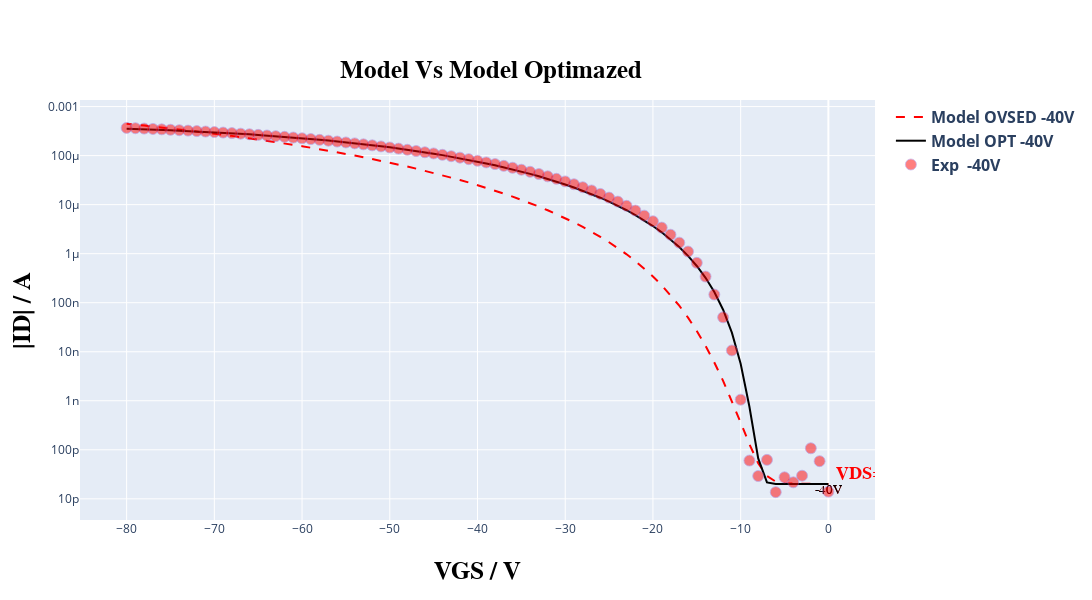
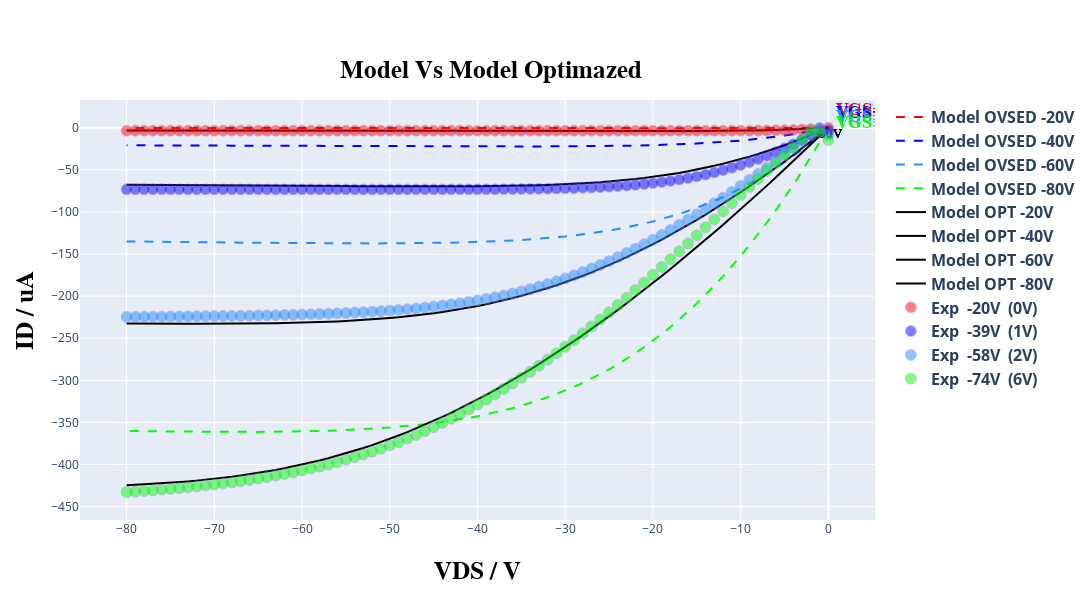

Here is the notebook cell these charts were saved with, in order:
### Markdown cell above
---
## **Comparing** ✅
---
This section aims to evaluate the model's performance relative to the initial data. Visual observation allows assessing whether the model significantly outperformed the initial coefficients.

In this section, simply execute the cells below; no explicit modifications are required.

### Code cell
# @title #### **Print grafics plots of model Optimizad and model data.** { run: "auto" }
# @markdown ### ***Choice the plot that you want to view:***
# @markdown ---
option = 'Show both curves comp' # @param ["Show Transfer curve opt", "Show output curve opt", "Show both curves opt", "Show Transfer curve comp", "Show output curve comp", "Show both curves comp"]

model_opt = create_optimized_model(read, TFTModel, n_points, type_curve_plot, coeff_opt, input_voltage, Vv, load_idleak, width_t, count_transfer, tp_tst, settings['experimental_data_scale_transfer'], settings['current_typic'], resistance, current)

in_model_data_opt, in_exp_data_opt, out_model_data_opt, out_exp_data_opt, in_model_data_comp, in_exp_data_comp, out_model_data_comp, out_exp_data_comp = get_model_data(read, count_transfer, count_output, Vv, Id, model_opt, model, compare=True)

plot_curves(option, plot, list_tension, list_tension_shift, count_transfer, in_model_data_comp, out_model_data_comp, in_exp_data_comp, out_exp_data_comp, shift_list, settings['select_files'], settings['current_typic'], type_curve_plot, compare=True)

read.compute_relative_distance(Id, model_opt)
print('\n\n')

### Figure 1 — Plotly figure (JSON) as saved in the notebook; plotly's stock layout.template omitted (floating-point values rounded to 4 significant figures)
{"data": [{"line": {"color": "rgb(255, 0, 0)", "dash": "dash"}, "mode": "lines+text", "name": "<b>Model OVSED<b> <b>-40V<b>", "text": ["-40V"], "textfont": {"color": "rgb(255, 0, 0)", "family": "Times New Roman", "size": 13}, "textposition": "bottom center", "type": "scatter", "x": [0, -1, -2, -3, -4, -5, -6, -7, -8, -9, -10, -11, -12, -13, -14, -15, -16, -17, -18, -19, -20, -21, -22, -23, -24, -25, -26, -27, -28, -29, -30, -31, -32, -33, -34, -35, -36, -37, -38, -39, -40, -41, -42, -43, -44, -45, -46, -47, -48, -49, -50, -51, -52, -53, -54, -55, -56, -57, -58, -59, -60, -61, -62, -63, -64, -65, -66, -67, -68, -69, -70, -71, -72, -73, -74, -75, -76, -77, -78, -79, -80], "y": [2e-11, 2e-11, 2.001e-11, 2.004e-11, 2.016e-11, 2.063e-11, 2.247e-11, 2.926e-11, 5.296e-11, 1.3e-10, 3.608e-10, 9.908e-10, 2.55e-09, 6.045e-09, 1.317e-08, 2.65e-08, 4.956e-08, 8.686e-08, 1.439e-07, 2.269e-07, 3.43e-07, 4.999e-07, 7.06e-07, 9.704e-07, 1.302e-06, 1.712e-06, 2.21e-06, 2.807e-06, 3.514e-06, 4.344e-06, 5.307e-06, 6.416e-06, 7.683e-06, 9.121e-06, 1.074e-05, 1.256e-05, 1.459e-05, 1.684e-05, 1.932e-05, 2.206e-05, 2.505e-05, 2.831e-05, 3.186e-05, 3.57e-05, 3.985e-05, 4.432e-05, 4.912e-05, 5.426e-05, 5.975e-05, 6.56e-05, 7.181e-05, 7.84e-05, 8.538e-05, 9.274e-05, 0.0001005, 0.0001087, 0.0001172, 0.0001262, 0.0001356, 0.0001454, 0.0001557, 0.0001664, 0.0001774, 0.000189, 0.0002009, 0.0002132, 0.000226, 0.0002392, 0.0002528, 0.0002668, 0.0002812, 0.000296, 0.0003111, 0.0003267, 0.0003426, 0.0003589, 0.0003755, 0.0003925, 0.0004098, 0.0004274, 0.0004452]}, {"line": {"color": "black", "dash": "solid"}, "mode": "lines+text", "name": "<b>Model OPT<b> <b>-40V<b>", "text": ["-40V"], "textfont": {"color": "black", "family": "Times New Roman", "size": 13}, "textposition": "bottom center", "type": "scatter", "x": [0, -1, -2, -3, -4, -5, -6, -7, -8, -9, -10, -11, -12, -13, -14, -15, -16, -17, -18, -19, -20, -21, -22, -23, -24, -25, -26, -27, -28, -29, -30, -31, -32, -33, -34, -35, -36, -37, -38, -39, -40, -41, -42, -43, -44, -45, -46, -47, -48, -49, -50, -51, -52, -53, -54, -55, -56, -57, -58, -59, -60, -61, -62, -63, -64, -65, -66, -67, -68, -69, -70, -71, -72, -73, -74, -75, -76, -77, -78, -79, -80], "y": [2e-11, 2e-11, 2e-11, 2e-11, 2e-11, 2e-11, 2.005e-11, 2.167e-11, 6.677e-11, 7.54e-10, 5.691e-09, 2.455e-08, 7.201e-08, 1.651e-07, 3.217e-07, 5.608e-07, 9.014e-07, 1.363e-06, 1.964e-06, 2.724e-06, 3.66e-06, 4.79e-06, 6.129e-06, 7.692e-06, 9.493e-06, 1.154e-05, 1.385e-05, 1.643e-05, 1.928e-05, 2.242e-05, 2.584e-05, 2.955e-05, 3.354e-05, 3.782e-05, 4.239e-05, 4.724e-05, 5.237e-05, 5.777e-05, 6.343e-05, 6.934e-05, 7.55e-05, 8.19e-05, 8.851e-05, 9.534e-05, 0.0001024, 0.0001096, 0.0001169, 0.0001244, 0.0001321, 0.0001398, 0.0001477, 0.0001556, 0.0001636, 0.0001716, 0.0001796, 0.0001877, 0.0001957, 0.0002037, 0.0002117, 0.0002195, 0.0002274, 0.0002351, 0.0002427, 0.0002502, 0.0002575, 0.0002648, 0.0002718, 0.0002788, 0.0002856, 0.0002922, 0.0002986, 0.0003049, 0.0003111, 0.000317, 0.0003228, 0.0003284, 0.0003339, 0.0003392, 0.0003443, 0.0003493, 0.0003541]}, {"marker": {"color": "rgb(255, 0, 0)", "line": {"color": "MediumPurple", "width": 0.8}, "opacity": 0.5, "size": 11}, "mode": "markers+text", "name": "<b>Exp <b> <b>-40V<b>", "text": ["<b>VDS<b>=-40V"], "textfont": {"color": "rgb(255, 0, 0)", "family": "Times New Roman", "size": 18}, "textposition": "top right", "type": "scatter", "x": [0, -1, -2, -3, -4, -5, -6, -7, -8, -9, -10, -11, -12, -13, -14, -15, -16, -17, -18, -19, -20, -21, -22, -23, -24, -25, -26, -27, -28, -29, -30, -31, -32, -33, -34, -35, -36, -37, -38, -39, -40, -41, -42, -43, -44, -45, -46, -47, -48, -49, -50, -51, -52, -53, -54, -55, -56, -57, -58, -59, -60, -61, -62, -63, -64, -65, -66, -67, -68, -69, -70, -71, -72, -73, -74, -75, -76, -77, -78, -79, -80], "y": [1.399e-11, 5.865e-11, 1.076e-10, 2.964e-11, 2.174e-11, 2.748e-11, 1.371e-11, 6.235e-11, 2.923e-11, 6.037e-11, 1.054e-09, 1.063e-08, 5.042e-08, 1.468e-07, 3.417e-07, 6.505e-07, 1.105e-06, 1.676e-06, 2.436e-06, 3.402e-06, 4.578e-06, 5.968e-06, 7.592e-06, 9.455e-06, 1.153e-05, 1.391e-05, 1.656e-05, 1.947e-05, 2.265e-05, 2.606e-05, 2.974e-05, 3.365e-05, 3.78e-05, 4.216e-05, 4.677e-05, 5.155e-05, 5.657e-05, 6.178e-05, 6.717e-05, 7.262e-05, 7.852e-05, 8.462e-05, 9.087e-05, 9.73e-05, 0.0001039, 0.0001107, 0.000117, 0.0001242, 0.0001315, 0.0001389, 0.0001464, 0.0001541, 0.0001618, 0.0001697, 0.0001775, 0.0001855, 0.0001935, 0.0002015, 0.0002096, 0.0002176, 0.0002256, 0.0002335, 0.0002415, 0.0002493, 0.0002572, 0.000265, 0.0002727, 0.0002802, 0.0002877, 0.0002951, 0.0003024, 0.0003095, 0.0003165, 0.0003235, 0.0003302, 0.0003368, 0.0003433, 0.0003497, 0.000356, 0.000362, 0.0003679]}], "layout": {"height": 600, "legend": {"font": {"size": 16}}, "title": {"font": {"color": "black", "family": "Overpass", "size": 25}, "text": "<b>Model Vs Model Optimazed<b>", "x": 0.45, "y": 0.9}, "width": 1100, "xaxis": {"title": {"font": {"color": "black", "family": "Overpass", "size": 25}, "standoff": 25, "text": "<b>VGS / V<b>"}}, "yaxis": {"title": {"font": {"color": "black", "family": "Overpass", "size": 25}, "standoff": 10, "text": "<b>|ID| / A<b>"}, "type": "log"}}}

### Figure 2 — Plotly figure (JSON) as saved in the notebook; plotly's stock layout.template omitted (floating-point values rounded to 4 significant figures)
{"data": [{"line": {"color": "rgb(255, 0, 0)", "dash": "dash"}, "mode": "lines+text", "name": "<b>Model OVSED<b> <b>-20V<b>", "text": ["-20V"], "textfont": {"color": "rgb(255, 0, 0)", "family": "Times New Roman", "size": 13}, "textposition": "bottom center", "type": "scatter", "x": [0, -1, -2, -3, -4, -5, -6, -7, -8, -9, -10, -11, -12, -13, -14, -15, -16, -17, -18, -19, -20, -21, -22, -23, -24, -25, -26, -27, -28, -29, -30, -31, -32, -33, -34, -35, -36, -37, -38, -39, -40, -41, -42, -43, -44, -45, -46, -47, -48, -49, -50, -51, -52, -53, -54, -55, -56, -57, -58, -59, -60, -61, -62, -63, -64, -65, -66, -67, -68, -69, -70, -71, -72, -73, -74, -75, -76, -77, -78, -79, -80], "y": [-2e-05, -0.07417, -0.1384, -0.1928, -0.2379, -0.2745, -0.3036, -0.3263, -0.3435, -0.3563, -0.3655, -0.3719, -0.3762, -0.3788, -0.3803, -0.3808, -0.3807, -0.38, -0.3791, -0.3779, -0.3765, -0.375, -0.3734, -0.3718, -0.3701, -0.3684, -0.3667, -0.365, -0.3633, -0.3616, -0.3599, -0.3582, -0.3564, -0.3547, -0.353, -0.3513, -0.3497, -0.348, -0.3463, -0.3446, -0.343, -0.3413, -0.3396, -0.338, -0.3364, -0.3347, -0.3331, -0.3315, -0.3299, -0.3282, -0.3266, -0.325, -0.3234, -0.3219, -0.3203, -0.3187, -0.3171, -0.3156, -0.314, -0.3125, -0.3109, -0.3094, -0.3078, -0.3063, -0.3048, -0.3033, -0.3018, -0.3003, -0.2988, -0.2973, -0.2958, -0.2943, -0.2928, -0.2914, -0.2899, -0.2884, -0.287, -0.2855, -0.2841, -0.2827, -0.2812]}, {"line": {"color": "rgb(0, 0, 255)", "dash": "dash"}, "mode": "lines+text", "name": "<b>Model OVSED<b> <b>-40V<b>", "text": ["-40V"], "textfont": {"color": "rgb(0, 0, 255)", "family": "Times New Roman", "size": 13}, "textposition": "bottom center", "type": "scatter", "x": [0, -1, -2, -3, -4, -5, -6, -7, -8, -9, -10, -11, -12, -13, -14, -15, -16, -17, -18, -19, -20, -21, -22, -23, -24, -25, -26, -27, -28, -29, -30, -31, -32, -33, -34, -35, -36, -37, -38, -39, -40, -41, -42, -43, -44, -45, -46, -47, -48, -49, -50, -51, -52, -53, -54, -55, -56, -57, -58, -59, -60, -61, -62, -63, -64, -65, -66, -67, -68, -69, -70, -71, -72, -73, -74, -75, -76, -77, -78, -79, -80], "y": [-2e-05, -2.109, -4.073, -5.896, -7.582, -9.136, -10.56, -11.87, -13.06, -14.14, -15.12, -16.01, -16.8, -17.51, -18.15, -18.71, -19.21, -19.65, -20.04, -20.38, -20.67, -20.92, -21.14, -21.33, -21.49, -21.62, -21.73, -21.83, -21.9, -21.96, -22.01, -22.05, -22.07, -22.09, -22.1, -22.11, -22.1, -22.1, -22.09, -22.07, -22.06, -22.04, -22.01, -21.99, -21.96, -21.94, -21.91, -21.88, -21.85, -21.82, -21.79, -21.75, -21.72, -21.69, -21.65, -21.62, -21.59, -21.55, -21.52, -21.49, -21.45, -21.42, -21.38, -21.35, -21.32, -21.28, -21.25, -21.21, -21.18, -21.14, -21.11, -21.08, -21.04, -21.01, -20.97, -20.94, -20.91, -20.87, -20.84, -20.8, -20.77]}, {"line": {"color": "rgb(30, 144, 255)", "dash": "dash"}, "mode": "lines+text", "name": "<b>Model OVSED<b> <b>-60V<b>", "text": ["-60V"], "textfont": {"color": "rgb(30, 144, 255)", "family": "Times New Roman", "size": 13}, "textposition": "bottom center", "type": "scatter", "x": [0, -1, -2, -3, -4, -5, -6, -7, -8, -9, -10, -11, -12, -13, -14, -15, -16, -17, -18, -19, -20, -21, -22, -23, -24, -25, -26, -27, -28, -29, -30, -31, -32, -33, -34, -35, -36, -37, -38, -39, -40, -41, -42, -43, -44, -45, -46, -47, -48, -49, -50, -51, -52, -53, -54, -55, -56, -57, -58, -59, -60, -61, -62, -63, -64, -65, -66, -67, -68, -69, -70, -71, -72, -73, -74, -75, -76, -77, -78, -79, -80], "y": [-2e-05, -9.019, -17.61, -25.78, -33.55, -40.91, -47.89, -54.49, -60.72, -66.6, -72.13, -77.34, -82.22, -86.79, -91.07, -95.06, -98.79, -102.2, -105.5, -108.4, -111.2, -113.8, -116.1, -118.3, -120.3, -122.1, -123.7, -125.3, -126.6, -127.9, -129.0, -130.1, -131.0, -131.8, -132.6, -133.3, -133.8, -134.4, -134.9, -135.3, -135.6, -135.9, -136.2, -136.5, -136.7, -136.8, -137.0, -137.1, -137.2, -137.2, -137.3, -137.3, -137.3, -137.3, -137.3, -137.3, -137.2, -137.2, -137.1, -137.1, -137.0, -136.9, -136.9, -136.8, -136.7, -136.6, -136.5, -136.4, -136.3, -136.2, -136.1, -136.0, -135.9, -135.8, -135.7, -135.5, -135.4, -135.3, -135.2, -135.1, -135.0]}, {"line": {"color": "rgb(0, 255, 0)", "dash": "dash"}, "mode": "lines+text", "name": "<b>Model OVSED<b> <b>-80V<b>", "text": ["-80V"], "textfont": {"color": "rgb(0, 255, 0)", "family": "Times New Roman", "size": 13}, "textposition": "bottom center", "type": "scatter", "x": [0, -1, -2, -3, -4, -5, -6, -7, -8, -9, -10, -11, -12, -13, -14, -15, -16, -17, -18, -19, -20, -21, -22, -23, -24, -25, -26, -27, -28, -29, -30, -31, -32, -33, -34, -35, -36, -37, -38, -39, -40, -41, -42, -43, -44, -45, -46, -47, -48, -49, -50, -51, -52, -53, -54, -55, -56, -57, -58, -59, -60, -61, -62, -63, -64, -65, -66, -67, -68, -69, -70, -71, -72, -73, -74, -75, -76, -77, -78, -79, -80], "y": [-2e-05, -17.77, -34.97, -51.59, -67.64, -83.13, -98.06, -112.4, -126.3, -139.6, -152.4, -164.6, -176.3, -187.6, -198.3, -208.6, -218.4, -227.7, -236.5, -245.0, -253.0, -260.5, -267.7, -274.5, -280.9, -287.0, -292.6, -298.0, -303.0, -307.7, -312.1, -316.3, -320.1, -323.7, -327.1, -330.2, -333.1, -335.7, -338.2, -340.5, -342.6, -344.6, -346.3, -348.0, -349.5, -350.8, -352.1, -353.2, -354.3, -355.2, -356.0, -356.8, -357.5, -358.1, -358.6, -359.1, -359.5, -359.8, -360.2, -360.4, -360.7, -360.8, -361.0, -361.1, -361.2, -361.3, -361.3, -361.3, -361.3, -361.3, -361.2, -361.2, -361.1, -361.0, -360.9, -360.8, -360.7, -360.5, -360.4, -360.2, -360.1]}, {"line": {"color": "black", "dash": "solid"}, "mode": "lines+text", "name": "<b>Model OPT<b> <b>-20V<b>", "text": ["-20V"], "textfont": {"color": "black", "family": "Times New Roman", "size": 13}, "textposition": "bottom center", "type": "scatter", "x": [0, -1, -2, -3, -4, -5, -6, -7, -8, -9, -10, -11, -12, -13, -14, -15, -16, -17, -18, -19, -20, -21, -22, -23, -24, -25, -26, -27, -28, -29, -30, -31, -32, -33, -34, -35, -36, -37, -38, -39, -40, -41, -42, -43, -44, -45, -46, -47, -48, -49, -50, -51, -52, -53, -54, -55, -56, -57, -58, -59, -60, -61, -62, -63, -64, -65, -66, -67, -68, -69, -70, -71, -72, -73, -74, -75, -76, -77, -78, -79, -80], "y": [-2e-05, -0.5676, -1.084, -1.546, -1.955, -2.311, -2.617, -2.876, -3.092, -3.27, -3.414, -3.529, -3.619, -3.688, -3.741, -3.78, -3.807, -3.826, -3.838, -3.844, -3.847, -3.845, -3.842, -3.836, -3.829, -3.821, -3.812, -3.802, -3.792, -3.782, -3.771, -3.76, -3.749, -3.738, -3.727, -3.716, -3.705, -3.693, -3.682, -3.671, -3.66, -3.649, -3.637, -3.626, -3.615, -3.604, -3.593, -3.582, -3.571, -3.56, -3.549, -3.538, -3.527, -3.516, -3.505, -3.494, -3.483, -3.472, -3.462, -3.451, -3.44, -3.429, -3.418, -3.408, -3.397, -3.386, -3.376, -3.365, -3.355, -3.344, -3.333, -3.323, -3.312, -3.302, -3.291, -3.281, -3.27, -3.26, -3.25, -3.239, -3.229]}, {"line": {"color": "black", "dash": "solid"}, "mode": "lines+text", "name": "<b>Model OPT<b> <b>-40V<b>", "text": ["-40V"], "textfont": {"color": "black", "family": "Times New Roman", "size": 13}, "textposition": "bottom center", "type": "scatter", "x": [0, -1, -2, -3, -4, -5, -6, -7, -8, -9, -10, -11, -12, -13, -14, -15, -16, -17, -18, -19, -20, -21, -22, -23, -24, -25, -26, -27, -28, -29, -30, -31, -32, -33, -34, -35, -36, -37, -38, -39, -40, -41, -42, -43, -44, -45, -46, -47, -48, -49, -50, -51, -52, -53, -54, -55, -56, -57, -58, -59, -60, -61, -62, -63, -64, -65, -66, -67, -68, -69, -70, -71, -72, -73, -74, -75, -76, -77, -78, -79, -80], "y": [-2e-05, -4.463, -8.763, -12.9, -16.87, -20.68, -24.32, -27.79, -31.1, -34.24, -37.22, -40.03, -42.68, -45.17, -47.49, -49.66, -51.68, -53.55, -55.28, -56.87, -58.32, -59.65, -60.86, -61.95, -62.94, -63.83, -64.62, -65.33, -65.96, -66.51, -67.0, -67.43, -67.8, -68.12, -68.4, -68.63, -68.83, -69.0, -69.14, -69.25, -69.34, -69.41, -69.47, -69.51, -69.53, -69.54, -69.54, -69.54, -69.52, -69.5, -69.47, -69.43, -69.4, -69.35, -69.31, -69.26, -69.21, -69.15, -69.1, -69.04, -68.98, -68.92, -68.86, -68.8, -68.74, -68.67, -68.61, -68.55, -68.48, -68.42, -68.35, -68.28, -68.22, -68.15, -68.09, -68.02, -67.95, -67.89, -67.82, -67.75, -67.69]}, {"line": {"color": "black", "dash": "solid"}, "mode": "lines+text", "name": "<b>Model OPT<b> <b>-60V<b>", "text": ["-60V"], "textfont": {"color": "black", "family": "Times New Roman", "size": 13}, "textposition": "bottom center", "type": "scatter", "x": [0, -1, -2, -3, -4, -5, -6, -7, -8, -9, -10, -11, -12, -13, -14, -15, -16, -17, -18, -19, -20, -21, -22, -23, -24, -25, -26, -27, -28, -29, -30, -31, -32, -33, -34, -35, -36, -37, -38, -39, -40, -41, -42, -43, -44, -45, -46, -47, -48, -49, -50, -51, -52, -53, -54, -55, -56, -57, -58, -59, -60, -61, -62, -63, -64, -65, -66, -67, -68, -69, -70, -71, -72, -73, -74, -75, -76, -77, -78, -79, -80], "y": [-2e-05, -8.251, -16.37, -24.37, -32.23, -39.96, -47.55, -55.0, -62.31, -69.48, -76.5, -83.38, -90.11, -96.68, -103.1, -109.4, -115.5, -121.4, -127.2, -132.8, -138.3, -143.6, -148.7, -153.6, -158.4, -163.0, -167.4, -171.7, -175.8, -179.7, -183.4, -187.0, -190.4, -193.6, -196.7, -199.6, -202.3, -204.9, -207.3, -209.5, -211.7, -213.6, -215.5, -217.2, -218.8, -220.2, -221.6, -222.8, -224.0, -225.0, -225.9, -226.8, -227.6, -228.3, -228.9, -229.5, -230.0, -230.4, -230.8, -231.2, -231.5, -231.7, -232.0, -232.2, -232.3, -232.5, -232.6, -232.7, -232.8, -232.8, -232.8, -232.9, -232.9, -232.9, -232.8, -232.8, -232.8, -232.7, -232.7, -232.6, -232.5]}, {"line": {"color": "black", "dash": "solid"}, "mode": "lines+text", "name": "<b>Model OPT<b> <b>-80V<b>", "text": ["-80V"], "textfont": {"color": "black", "family": "Times New Roman", "size": 13}, "textposition": "bottom center", "type": "scatter", "x": [0, -1, -2, -3, -4, -5, -6, -7, -8, -9, -10, -11, -12, -13, -14, -15, -16, -17, -18, -19, -20, -21, -22, -23, -24, -25, -26, -27, -28, -29, -30, -31, -32, -33, -34, -35, -36, -37, -38, -39, -40, -41, -42, -43, -44, -45, -46, -47, -48, -49, -50, -51, -52, -53, -54, -55, -56, -57, -58, -59, -60, -61, -62, -63, -64, -65, -66, -67, -68, -69, -70, -71, -72, -73, -74, -75, -76, -77, -78, -79, -80], "y": [-2e-05, -10.05, -20.02, -29.91, -39.73, -49.46, -59.11, -68.67, -78.15, -87.53, -96.83, -106.0, -115.1, -124.2, -133.1, -141.9, -150.6, -159.2, -167.7, -176.1, -184.3, -192.5, -200.5, -208.5, -216.3, -224.0, -231.5, -238.9, -246.2, -253.4, -260.4, -267.3, -274.1, -280.7, -287.2, -293.5, -299.7, -305.7, -311.5, -317.3, -322.8, -328.2, -333.5, -338.5, -343.5, -348.2, -352.8, -357.2, -361.5, -365.6, -369.5, -373.3, -376.9, -380.4, -383.7, -386.8, -389.8, -392.6, -395.3, -397.8, -400.2, -402.4, -404.5, -406.5, -408.3, -410.1, -411.7, -413.2, -414.6, -415.9, -417.0, -418.1, -419.1, -420.1, -420.9, -421.7, -422.4, -423.0, -423.6, -424.1, -424.6]}, {"marker": {"color": "rgb(255, 0, 0)", "line": {"color": "MediumPurple", "width": 0.8}, "opacity": 0.5, "size": 11}, "mode": "markers+text", "name": "<b>Exp <b> <b>-20V<b> <b> (0V)<b>", "text": ["<b>VGS<b>=-20V  (0)"], "textfont": {"color": "rgb(255, 0, 0)", "family": "Times New Roman", "size": 18}, "textposition": "top right", "type": "scatter", "x": [0, -1, -2, -3, -4, -5, -6, -7, -8, -9, -10, -11, -12, -13, -14, -15, -16, -17, -18, -19, -20, -21, -22, -23, -24, -25, -26, -27, -28, -29, -30, -31, -32, -33, -34, -35, -36, -37, -38, -39, -40, -41, -42, -43, -44, -45, -46, -47, -48, -49, -50, -51, -52, -53, -54, -55, -56, -57, -58, -59, -60, -61, -62, -63, -64, -65, -66, -67, -68, -69, -70, -71, -72, -73, -74, -75, -76, -77, -78, -79, -80], "y": [-0.07059, -0.8353, -1.54, -2.087, -2.501, -2.805, -3.025, -3.178, -3.283, -3.351, -3.393, -3.418, -3.433, -3.44, -3.443, -3.444, -3.443, -3.442, -3.44, -3.438, -3.435, -3.433, -3.43, -3.428, -3.426, -3.423, -3.421, -3.419, -3.416, -3.414, -3.412, -3.41, -3.408, -3.406, -3.404, -3.402, -3.401, -3.399, -3.397, -3.395, -3.393, -3.391, -3.39, -3.388, -3.386, -3.385, -3.383, -3.381, -3.38, -3.379, -3.377, -3.376, -3.374, -3.373, -3.372, -3.37, -3.369, -3.368, -3.366, -3.365, -3.364, -3.362, -3.361, -3.36, -3.359, -3.358, -3.356, -3.355, -3.354, -3.353, -3.352, -3.351, -3.35, -3.349, -3.348, -3.346, -3.345, -3.344, -3.343, -3.342, -3.342]}, {"marker": {"color": "rgb(0, 0, 255)", "line": {"color": "MediumPurple", "width": 0.8}, "opacity": 0.5, "size": 11}, "mode": "markers+text", "name": "<b>Exp <b> <b>-39V<b> <b> (1V)<b>", "text": ["<b>VGS<b>=-40V  (1)"], "textfont": {"color": "rgb(0, 0, 255)", "family": "Times New Roman", "size": 18}, "textposition": "top right", "type": "scatter", "x": [0, -1, -2, -3, -4, -5, -6, -7, -8, -9, -10, -11, -12, -13, -14, -15, -16, -17, -18, -19, -20, -21, -22, -23, -24, -25, -26, -27, -28, -29, -30, -31, -32, -33, -34, -35, -36, -37, -38, -39, -40, -41, -42, -43, -44, -45, -46, -47, -48, -49, -50, -51, -52, -53, -54, -55, -56, -57, -58, -59, -60, -61, -62, -63, -64, -65, -66, -67, -68, -69, -70, -71, -72, -73, -74, -75, -76, -77, -78, -79, -80], "y": [-2.752, -3.257, -8.978, -14.35, -19.51, -24.35, -28.91, -33.16, -37.14, -40.84, -44.27, -47.45, -50.36, -53.04, -55.47, -57.69, -59.68, -61.47, -63.06, -64.48, -65.72, -66.82, -67.77, -68.6, -69.33, -69.95, -70.49, -70.95, -71.34, -71.66, -71.94, -72.17, -72.36, -72.52, -72.65, -72.76, -72.85, -72.92, -72.98, -73.02, -73.06, -73.09, -73.11, -73.13, -73.14, -73.15, -73.16, -73.17, -73.18, -73.18, -73.19, -73.19, -73.19, -73.19, -73.19, -73.19, -73.18, -73.18, -73.18, -73.18, -73.18, -73.18, -73.18, -73.17, -73.17, -73.16, -73.16, -73.15, -73.15, -73.14, -73.14, -73.14, -73.14, -73.14, -73.13, -73.13, -73.12, -73.12, -73.11, -73.11, -73.1]}, {"marker": {"color": "rgb(30, 144, 255)", "line": {"color": "MediumPurple", "width": 0.8}, "opacity": 0.5, "size": 11}, "mode": "markers+text", "name": "<b>Exp <b> <b>-58V<b> <b> (2V)<b>", "text": ["<b>VGS<b>=-60V  (2)"], "textfont": {"color": "rgb(30, 144, 255)", "family": "Times New Roman", "size": 18}, "textposition": "top right", "type": "scatter", "x": [0, -1, -2, -3, -4, -5, -6, -7, -8, -9, -10, -11, -12, -13, -14, -15, -16, -17, -18, -19, -20, -21, -22, -23, -24, -25, -26, -27, -28, -29, -30, -31, -32, -33, -34, -35, -36, -37, -38, -39, -40, -41, -42, -43, -44, -45, -46, -47, -48, -49, -50, -51, -52, -53, -54, -55, -56, -57, -58, -59, -60, -61, -62, -63, -64, -65, -66, -67, -68, -69, -70, -71, -72, -73, -74, -75, -76, -77, -78, -79, -80], "y": [-8.227, -0.287, -8.565, -16.58, -24.48, -32.2, -39.81, -47.29, -54.68, -61.93, -69.06, -76.11, -83.01, -89.81, -96.46, -103.0, -109.3, -115.3, -121.3, -127.2, -132.9, -138.4, -143.7, -148.8, -153.7, -158.4, -162.9, -167.2, -171.3, -175.2, -178.9, -182.4, -185.7, -188.8, -191.7, -194.3, -196.9, -199.2, -201.3, -203.4, -205.2, -206.9, -208.5, -209.9, -211.2, -212.4, -213.6, -214.6, -215.5, -216.3, -217.1, -217.8, -218.4, -219.0, -219.5, -220.0, -220.4, -220.8, -221.2, -221.5, -221.8, -222.1, -222.3, -222.6, -222.8, -223.0, -223.2, -223.3, -223.5, -223.6, -223.7, -223.8, -224.0, -224.0, -224.1, -224.2, -224.3, -224.4, -224.5, -224.5, -224.6]}, {"marker": {"color": "rgb(0, 255, 0)", "line": {"color": "MediumPurple", "width": 0.8}, "opacity": 0.5, "size": 11}, "mode": "markers+text", "name": "<b>Exp <b> <b>-74V<b> <b> (6V)<b>", "text": ["<b>VGS<b>=-80V  (6)"], "textfont": {"color": "rgb(0, 255, 0)", "family": "Times New Roman", "size": 18}, "textposition": "top right", "type": "scatter", "x": [0, -1, -2, -3, -4, -5, -6, -7, -8, -9, -10, -11, -12, -13, -14, -15, -16, -17, -18, -19, -20, -21, -22, -23, -24, -25, -26, -27, -28, -29, -30, -31, -32, -33, -34, -35, -36, -37, -38, -39, -40, -41, -42, -43, -44, -45, -46, -47, -48, -49, -50, -51, -52, -53, -54, -55, -56, -57, -58, -59, -60, -61, -62, -63, -64, -65, -66, -67, -68, -69, -70, -71, -72, -73, -74, -75, -76, -77, -78, -79, -80], "y": [-14.39, -4.945, -4.364, -13.5, -22.86, -32.22, -41.65, -51.13, -60.68, -70.22, -79.83, -89.53, -99.16, -108.8, -118.1, -127.7, -137.3, -146.7, -156.1, -165.5, -174.7, -183.8, -192.8, -201.7, -210.5, -219.2, -227.7, -236.0, -244.2, -252.3, -260.2, -267.9, -275.4, -282.8, -289.9, -296.9, -303.7, -310.2, -316.6, -322.8, -328.8, -334.6, -340.1, -345.5, -350.6, -355.6, -360.3, -364.9, -369.2, -373.4, -377.3, -381.1, -384.6, -388.0, -391.2, -394.3, -397.1, -399.8, -402.4, -404.8, -407.1, -409.3, -411.3, -413.2, -415.0, -416.7, -418.3, -419.8, -421.2, -422.5, -423.7, -424.9, -426.0, -427.0, -428.0, -429.0, -429.8, -430.6, -431.4, -432.1, -432.8]}], "layout": {"height": 600, "legend": {"font": {"size": 16}}, "title": {"font": {"color": "black", "family": "Overpass", "size": 25}, "text": "<b>Model Vs Model Optimazed<b>", "x": 0.45, "y": 0.9}, "width": 1100, "xaxis": {"title": {"font": {"color": "black", "family": "Overpass", "size": 25}, "standoff": 25, "text": "<b>VDS / V<b>"}}, "yaxis": {"title": {"font": {"color": "black", "family": "Overpass", "size": 25}, "standoff": 10, "text": "<b>ID / uA<b>"}, "type": "linear"}}}
